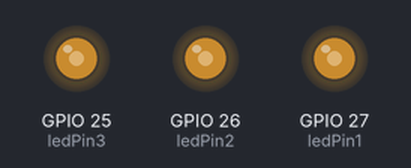
A sketch run on a simulated ESP32. Shown: output pins drawn as LEDs (lit = HIGH). What the sketch prints to the serial monitor is not drawn.

Above: at 0.05 s.
At 0.75 s:
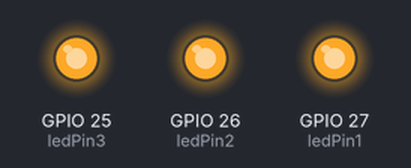
At 1.5 s:
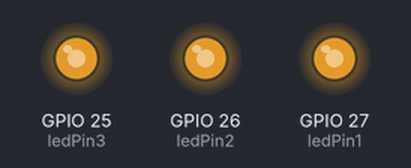
At 2.65 s:
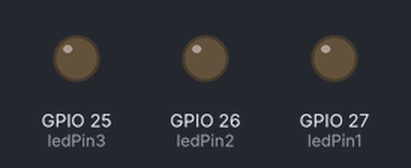
At 3.4 s:
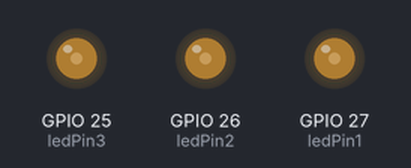
Timing chart, 0 to 8.3 s (numbered marks = the images above):
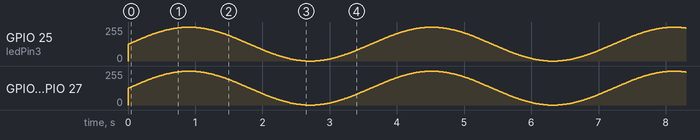

The sketch:

lab03_three_add.ino
```cpp
// lab03: ESP32 三灯同步非线性呼吸灯
const int ledPin1 = 27;
const int ledPin2 =26;
const int ledPin3 =25;

const int freq = 5000;
const int resolution = 8;

void setup() {
  ledcAttach(ledPin1, freq, resolution);
  ledcAttach(ledPin2, freq, resolution);
  ledcAttach(ledPin3, freq, resolution);
  Serial.begin(115200);
  Serial.println("lab03: 3-LED Non-linear Synchronized Breathing Start");
}

void loop() {
  // 正弦函数实现同步柔和呼吸
  for (int i = 0; i < 360; i++) {
    // 正弦函数映射到0-255占空比
    int dutyCycle = (sin(i * PI / 180) + 1) * 127.5;
    ledcWrite(ledPin1, dutyCycle);
    ledcWrite(ledPin2, dutyCycle);
    ledcWrite(ledPin3, dutyCycle);
    delay(10);
  }
  Serial.println("Non-linear synchronized breathing cycle completed");
}
```
